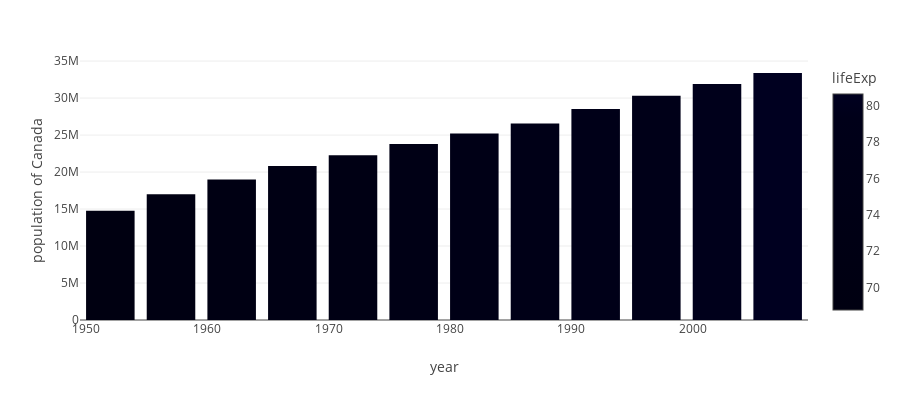

Here is the notebook cell this chart was saved with:
### Code cell
import plotly.express as px

df = px.data.gapminder().query("country == 'Canada'")
fig = px.bar(df, x='year', y='pop',
             hover_data=['lifeExp', 'gdpPercap'], color='lifeExp',
             labels={'pop':'population of Canada'}, height=400)
fig.show()

### Figure 1 — Plotly figure (JSON) as saved in the notebook; plotly's stock layout.template omitted (floating-point values rounded to 4 significant figures)
{"data": [{"alignmentgroup": "True", "customdata": [[68.75, 11370.0], [69.96, 12490.0], [71.3, 13460.0], [72.13, 16080.0], [72.88, 18970.0], [74.21, 22090.0], [75.76, 22900.0], [76.86, 26630.0], [77.95, 26340.0], [78.61, 28950.0], [79.77, 33330.0], [80.65, 36320.0]], "hovertemplate": "year=%{x}<br>population of Canada=%{y}<br>lifeExp=%{marker.color}<br>gdpPercap=%{customdata[1]}<extra></extra>", "legendgroup": "", "marker": {"color": [68.75, 69.96, 71.3, 72.13, 72.88, 74.21, 75.76, 76.86, 77.95, 78.61, 79.77, 80.65], "coloraxis": "coloraxis", "pattern": {"shape": ""}}, "name": "", "offsetgroup": "", "orientation": "v", "showlegend": false, "textposition": "auto", "type": "bar", "x": [1952, 1957, 1962, 1967, 1972, 1977, 1982, 1987, 1992, 1997, 2002, 2007], "xaxis": "x", "y": [14785584, 17010154, 18985849, 20819767, 22284500, 23796400, 25201900, 26549700, 28523502, 30305843, 31902268, 33390141], "yaxis": "y"}], "layout": {"barmode": "relative", "coloraxis": {"colorbar": {"title": {"text": "lifeExp"}}, "colorscale": [[0, "#000011"], [0.1111, "#000012"], [0.2222, "#000013"], [0.3333, "#000014"], [0.4444, "#000015"], [0.5556, "#000016"], [0.6667, "#000017"], [0.7778, "#000018"], [0.8889, "#000019"], [1, "#000020"]]}, "height": 400, "legend": {"tracegroupgap": 0}, "margin": {"t": 60}, "xaxis": {"anchor": "y", "domain": [0, 1], "title": {"text": "year"}}, "yaxis": {"anchor": "x", "domain": [0, 1], "title": {"text": "population of Canada"}}}}
